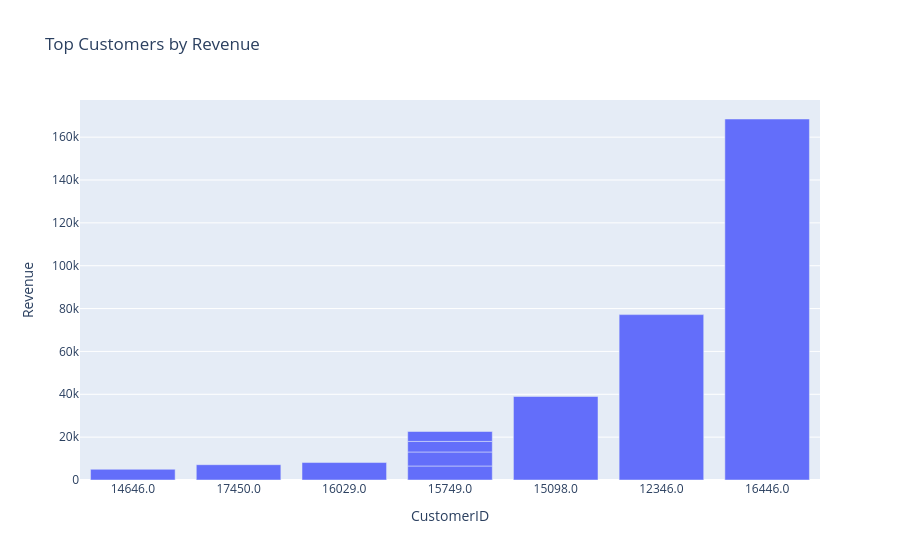

The cell this chart's notebook holds for it:
### Markdown cell above
### 14. Business Question 5: Which Customers Generate the Most Revenue?

### Code cell
customer_revenue = (
    df.groupby("CustomerID")["Revenue"]
    .sum()
    .sort_values(ascending=False)
    .reset_index()
)
customer_revenue.head(10)

# Chart:

top_customers = customer_revenue.head(10).copy()

top_customers["CustomerID"] = top_customers["CustomerID"].astype(str)

fig = px.bar(
    top_customers,
    x="CustomerID",
    y="Revenue",
    title="Top 10 Customers by Revenue"
)

fig.update_xaxes(type='category', categoryorder='total descending')
fig.show()

### Figure 1 — Plotly figure (JSON) as saved in the notebook; plotly's stock layout.template omitted (floating-point values rounded to 4 significant figures)
{"data": [{"hovertemplate": "CustomerID=%{x}<br>Revenue=%{y}<extra></extra>", "legendgroup": "", "marker": {"color": "#636efa", "pattern": {"shape": ""}}, "name": "", "orientation": "v", "showlegend": false, "textposition": "auto", "type": "bar", "x": ["16446.0", "12346.0", "15098.0", "16029.0", "17450.0", "15749.0", "15749.0", "14646.0", "15749.0", "15749.0"], "xaxis": "x", "y": [168500.0, 77180.0, 38970.0, 8143.0, 7145.0, 6539.0, 6539.0, 4992.0, 4922.0, 4632.0], "yaxis": "y"}], "layout": {"barmode": "relative", "legend": {"tracegroupgap": 0}, "title": {"text": "Top Customers by Revenue"}, "xaxis": {"anchor": "y", "categoryorder": "total ascending", "domain": [0, 1], "tickformat": "d", "title": {"text": "CustomerID"}, "type": "category"}, "yaxis": {"anchor": "x", "domain": [0, 1], "title": {"text": "Revenue"}}}}
